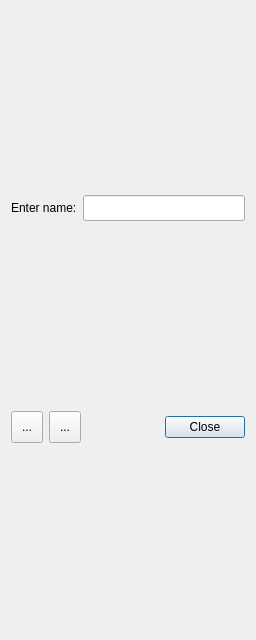
<?xml version="1.0" encoding="UTF-8"?>
<ui version="4.0">
 <class>QuickViewDialog</class>
 <widget class="QDialog" name="QuickViewDialog">
  <property name="geometry">
   <rect>
    <x>0</x>
    <y>0</y>
    <width>256</width>
    <height>640</height>
   </rect>
  </property>
  <property name="windowTitle">
   <string>Quick View List Editor</string>
  </property>
  <layout class="QVBoxLayout" name="verticalLayout">
   <item>
    <layout class="QHBoxLayout" name="horizontalLayout">
     <item>
      <widget class="QLabel" name="label">
       <property name="text">
        <string>Enter name:</string>
       </property>
      </widget>
     </item>
     <item>
      <widget class="QLineEdit" name="lineEditViewName">
       <property name="font">
        <font>
         <pointsize>11</pointsize>
        </font>
       </property>
       <property name="text">
        <string/>
       </property>
      </widget>
     </item>
    </layout>
   </item>
   <item>
    <layout class="QHBoxLayout" name="horizontalLayout_3">
     <item>
      <widget class="QToolButton" name="toolButtonSort">
       <property name="minimumSize">
        <size>
         <width>32</width>
         <height>32</height>
        </size>
       </property>
       <property name="maximumSize">
        <size>
         <width>32</width>
         <height>32</height>
        </size>
       </property>
       <property name="mouseTracking">
        <bool>true</bool>
       </property>
       <property name="text">
        <string>...</string>
       </property>
       <property name="icon">
        <iconset resource="../resources.qrc">
         <normaloff>:/icons/resources/icons/icon-sort-64.png</normaloff>:/icons/resources/icons/icon-sort-64.png</iconset>
       </property>
       <property name="iconSize">
        <size>
         <width>28</width>
         <height>28</height>
        </size>
       </property>
       <property name="popupMode">
        <enum>QToolButton::InstantPopup</enum>
       </property>
      </widget>
     </item>
     <item>
      <widget class="QToolButton" name="toolButtonSave">
       <property name="minimumSize">
        <size>
         <width>32</width>
         <height>32</height>
        </size>
       </property>
       <property name="maximumSize">
        <size>
         <width>32</width>
         <height>32</height>
        </size>
       </property>
       <property name="text">
        <string>...</string>
       </property>
       <property name="icon">
        <iconset resource="../resources.qrc">
         <normaloff>:/icons/resources/icons/icon-save-file-64.png</normaloff>:/icons/resources/icons/icon-save-file-64.png</iconset>
       </property>
       <property name="iconSize">
        <size>
         <width>28</width>
         <height>28</height>
        </size>
       </property>
      </widget>
     </item>
     <item>
      <spacer name="horizontalSpacer">
       <property name="orientation">
        <enum>Qt::Horizontal</enum>
       </property>
       <property name="sizeHint" stdset="0">
        <size>
         <width>40</width>
         <height>20</height>
        </size>
       </property>
      </spacer>
     </item>
     <item>
      <widget class="QPushButton" name="pushButtonClose">
       <property name="text">
        <string>Close</string>
       </property>
      </widget>
     </item>
    </layout>
   </item>
  </layout>
 </widget>
 <resources>
  <include location="../resources.qrc"/>
 </resources>
 <connections/>
</ui>
